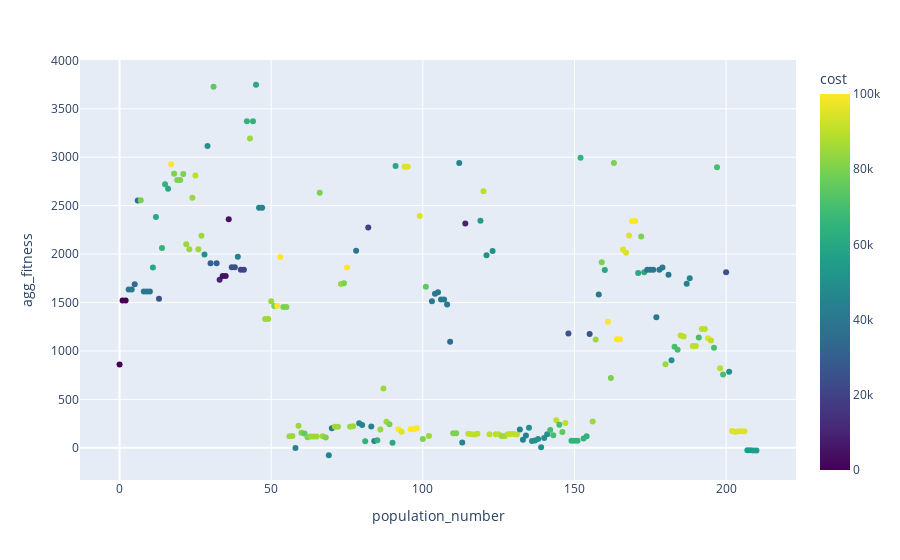

Notebook code for this chart:
### Code cell
import plotly.express as px

fig = px.scatter(df, x='population_number', y='agg_fitness', hover_data=['cost', 'Generation', 'population_number', 'agg_fitness'],
              color=df['cost'], color_continuous_scale=px.colors.sequential.Viridis)
fig.show()

### Figure 1 — Plotly figure (JSON) as saved in the notebook; plotly's stock layout.template omitted (floating-point values rounded to 4 significant figures; data arrays with more than 128 entries replaced by an {"elided": "..."} marker saying what was removed)
{"data": [{"customdata": {"elided": "211x2 int values"}, "hovertemplate": "population_number=%{x}<br>agg_fitness=%{y}<br>cost=%{marker.color}<br>Generation=%{customdata[1]}<extra></extra>", "legendgroup": "", "marker": {"color": {"elided": "211 int values"}, "coloraxis": "coloraxis", "symbol": "circle"}, "mode": "markers", "name": "", "orientation": "v", "showlegend": false, "type": "scatter", "x": {"elided": "211 int values"}, "xaxis": "x", "y": {"elided": "211 float values"}, "yaxis": "y"}], "layout": {"autosize": true, "coloraxis": {"colorbar": {"title": {"text": "cost"}}, "colorscale": [[0, "#440154"], [0.1111, "#482878"], [0.2222, "#3e4989"], [0.3333, "#31688e"], [0.4444, "#26828e"], [0.5556, "#1f9e89"], [0.6667, "#35b779"], [0.7778, "#6ece58"], [0.8889, "#b5de2b"], [1, "#fde725"]]}, "legend": {"tracegroupgap": 0}, "margin": {"t": 60}, "xaxis": {"anchor": "y", "autorange": true, "domain": [0, 1], "range": [-12.44, 222.4], "title": {"text": "population_number"}, "type": "linear"}, "yaxis": {"anchor": "x", "autorange": true, "domain": [0, 1], "range": [-372.9, 4044.0], "title": {"text": "agg_fitness"}, "type": "linear"}}}
